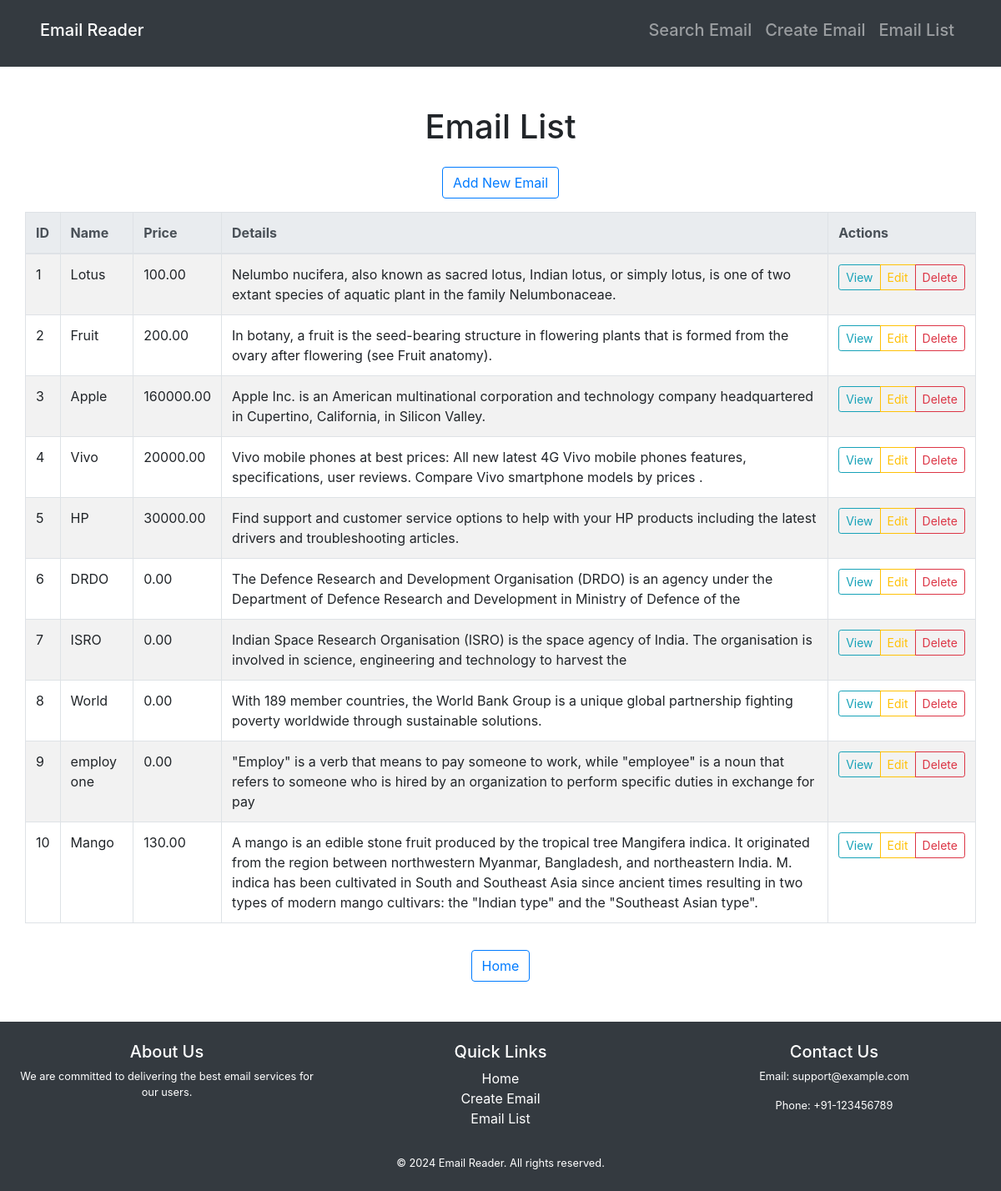
Screenshot of /emails/ with the database file from the repository.
### email_reader/models.py (models this page shows, shortened)
class EmailData(models.Model):
    email_id = models.EmailField(unique=True)
    name = models.CharField(max_length=255)
    price = models.DecimalField(max_digits=10, decimal_places=2)
    detail = models.TextField()

### email_reader/views.py (the view)
# urls.py: path('emails/', views.email_list, name='email_list'),
def email_list(request):
    emails = EmailData.objects.all()
    return render(request, 'email_reader/email_list.html', {'emails': emails})

### email_reader/templates/email_reader/email_list.html (shortened to what this page needs)
{% extends 'email_reader/base.html' %}
{% block content %}
<div class="container-fluid">
    <h1 class="my-4 text-center">Email List</h1>
    <div class="d-flex justify-content-center mb-3">
        <a href="{% url 'email_create' %}" class="btn btn-outline-primary">Add New Email</a>
    </div>
    <div class="table-responsive">
        <table class="table table-bordered table-striped">
            <thead class="thead-light">
                <tr>
                    <th scope="col">ID</th>
                    <th scope="col">Name</th>
                    <th scope="col">Price</th>
                    <th scope="col">Details</th>
                    <th scope="col">Actions</th>
                </tr>
            </thead>
            <tbody>
                {% for email in emails %}
                <tr>
                    <td>{{ forloop.counter }}</td>
                    <td>{{ email.name }}</td>
                    <td>{{ email.price }}</td>
                    <td>{{ email.detail }}</td>
                    <td>
                        <div class="btn-group" role="group" aria-label="Actions">
                            <a href="{% url 'email_detail' email.pk %}" class="btn btn-outline-info btn-sm">View</a>
                            <a href="{% url 'email_update' email.pk %}" class="btn btn-outline-warning btn-sm">Edit</a>
                            <a href="{% url 'email_delete' email.pk %}" class="btn btn-outline-danger btn-sm">Delete</a>
                        </div>
                    </td>
                </tr>
                {% endfor %}
            </tbody>
        </table>
    </div>
    <div class="d-flex justify-content-center mt-3">
        <a href="{% url 'home' %}" class="btn btn-outline-primary">Home</a>
    </div>
</div>
{% endblock %}

### rows the page displays
EmailData: name "Lotus", price "100.00", detail "Nelumbo nucifera, also known as sacred lotus, Indian lotus, or simply lotus, is one of two extant species of aquatic plant in the family Nelumbonaceae."
EmailData: name "Fruit", price "200.00", detail "In botany, a fruit is the seed-bearing structure in flowering plants that is formed from the ovary after flowering (see Fruit anatomy)."
EmailData: name "Apple", price "160000.00", detail "Apple Inc. is an American multinational corporation and technology company headquartered in Cupertino, California, in Silicon Valley."
EmailData: name "Vivo", price "20000.00", detail "Vivo mobile phones at best prices: All new latest 4G Vivo mobile phones features, specifications, user reviews. Compare Vivo smartphone models by prices ."
EmailData: name "HP", price "30000.00", detail "Find support and customer service options to help with your HP products including the latest drivers and troubleshooting articles."
EmailData: name "DRDO", price "0.00", detail "The Defence Research and Development Organisation (DRDO) is an agency under the Department of Defence Research and Development in Ministry of Defence of the"
EmailData: name "ISRO", price "0.00", detail "Indian Space Research Organisation (ISRO) is the space agency of India. The organisation is involved in science, engineering and technology to harvest the"
EmailData: name "World", price "0.00", detail "With 189 member countries, the World Bank Group is a unique global partnership fighting poverty worldwide through sustainable solutions."
EmailData: name "employ one", price "0.00", detail "\"Employ\" is a verb that means to pay someone to work, while \"employee\" is a noun that refers to someone who is hired by an organization to perform specific duties in exchange for pay"
EmailData: name "Mango", price "130.00", detail "A mango is an edible stone fruit produced by the tropical tree Mangifera indica. It originated from the region between northwestern Myanmar, Bangladesh, and northeastern India. M. indica has been cultivated in South and Southeast Asia since ancient times resulting in two types of modern mango cultivars: the \"Indian type\" and the \"Southeast Asian type\"."
